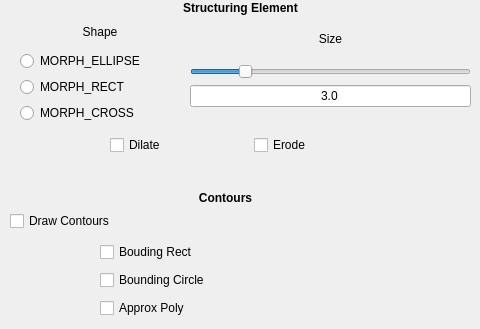
          <widget class="QWidget" name="tab">
           <attribute name="title">
            <string>Dilate and Erode</string>
           </attribute>
           <widget class="QWidget" name="gridLayoutWidget_4">
            <property name="geometry">
             <rect>
              <x>110</x>
              <y>130</y>
              <width>281</width>
              <height>31</height>
             </rect>
            </property>
            <layout class="QGridLayout" name="gridLayout_6">
             <item row="0" column="0">
              <widget class="QCheckBox" name="dilateCheck">
               <property name="text">
                <string>Dilate</string>
               </property>
              </widget>
             </item>
             <item row="0" column="1">
              <widget class="QCheckBox" name="checkBox">
               <property name="text">
                <string>Erode</string>
               </property>
              </widget>
             </item>
            </layout>
           </widget>
           <widget class="QWidget" name="gridLayoutWidget_5">
            <property name="geometry">
             <rect>
              <x>20</x>
              <y>20</y>
              <width>160</width>
              <height>103</height>
             </rect>
            </property>
            <layout class="QGridLayout" name="gridLayout_8">
             <item row="4" column="0">
              <widget class="QRadioButton" name="morphrect">
               <property name="text">
                <string>MORPH_RECT</string>
               </property>
              </widget>
             </item>
             <item row="3" column="0">
              <widget class="QRadioButton" name="morphellipse">
               <property name="text">
                <string>MORPH_ELLIPSE</string>
               </property>
              </widget>
             </item>
             <item row="5" column="0">
              <widget class="QRadioButton" name="morphcross">
               <property name="text">
                <string>MORPH_CROSS</string>
               </property>
              </widget>
             </item>
             <item row="2" column="0">
              <widget class="QLabel" name="label_13">
               <property name="text">
                <string>&lt;html&gt;&lt;head/&gt;&lt;body&gt;&lt;p align=&quot;center&quot;&gt;Shape&lt;/p&gt;&lt;/body&gt;&lt;/html&gt;</string>
               </property>
              </widget>
             </item>
            </layout>
           </widget>
           <widget class="QLabel" name="label_14">
            <property name="geometry">
             <rect>
              <x>10</x>
              <y>0</y>
              <width>461</width>
              <height>17</height>
             </rect>
            </property>
            <property name="text">
             <string>&lt;html&gt;&lt;head/&gt;&lt;body&gt;&lt;p align=&quot;center&quot;&gt;&lt;span style=&quot; font-weight:600;&quot;&gt;Structuring Element&lt;/span&gt;&lt;/p&gt;&lt;/body&gt;&lt;/html&gt;</string>
            </property>
           </widget>
           <widget class="QWidget" name="gridLayoutWidget_6">
            <property name="geometry">
             <rect>
              <x>190</x>
              <y>20</y>
              <width>281</width>
              <height>87</height>
             </rect>
            </property>
            <layout class="QGridLayout" name="gridLayout_9">
             <item row="0" column="0">
              <widget class="QLabel" name="label_15">
               <property name="text">
                <string>&lt;html&gt;&lt;head/&gt;&lt;body&gt;&lt;p align=&quot;center&quot;&gt;Size&lt;/p&gt;&lt;/body&gt;&lt;/html&gt;</string>
               </property>
              </widget>
             </item>
             <item row="1" column="0">
              <widget class="QSlider" name="kernelSizeSlider">
               <property name="minimum">
                <number>1</number>
               </property>
               <property name="maximum">
                <number>12</number>
               </property>
               <property name="value">
                <number>3</number>
               </property>
               <property name="orientation">
                <enum>Qt::Horizontal</enum>
               </property>
              </widget>
             </item>
             <item row="2" column="0">
              <widget class="QLineEdit" name="kernelSizeLineEdit">
               <property name="text">
                <string>3.0</string>
               </property>
               <property name="alignment">
                <set>Qt::AlignCenter</set>
               </property>
               <property name="readOnly">
                <bool>true</bool>
               </property>
              </widget>
             </item>
            </layout>
           </widget>
           <widget class="QCheckBox" name="contoursCheck">
            <property name="geometry">
             <rect>
              <x>10</x>
              <y>210</y>
              <width>131</width>
              <height>22</height>
             </rect>
            </property>
            <property name="text">
             <string>Draw Contours</string>
            </property>
           </widget>
           <widget class="QLabel" name="label_16">
            <property name="geometry">
             <rect>
              <x>0</x>
              <y>190</y>
              <width>451</width>
              <height>17</height>
             </rect>
            </property>
            <property name="text">
             <string>&lt;html&gt;&lt;head/&gt;&lt;body&gt;&lt;p align=&quot;center&quot;&gt;&lt;span style=&quot; font-weight:600;&quot;&gt;Contours&lt;/span&gt;&lt;/p&gt;&lt;/body&gt;&lt;/html&gt;</string>
            </property>
           </widget>
           <widget class="QWidget" name="gridLayoutWidget_7">
            <property name="geometry">
             <rect>
              <x>100</x>
              <y>240</y>
              <width>160</width>
              <height>80</height>
             </rect>
            </property>
            <layout class="QGridLayout" name="gridLayout_7">
             <item row="0" column="0">
              <widget class="QCheckBox" name="boundrectCheck">
               <property name="text">
                <string>Bouding Rect</string>
               </property>
              </widget>
             </item>
             <item row="1" column="0">
              <widget class="QCheckBox" name="boundcircleCheck">
               <property name="text">
                <string>Bounding Circle</string>
               </property>
              </widget>
             </item>
             <item row="2" column="0">
              <widget class="QCheckBox" name="approxpolyCheck">
               <property name="text">
                <string>Approx Poly</string>
               </property>
              </widget>
             </item>
            </layout>
           </widget>
          </widget>
